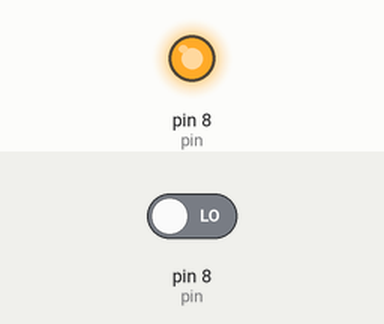
Simulated run of this sketch. Board: Arduino Uno, built with avr-gcc and run on an emulated ATmega328P. On the bench: output pins drawn as LEDs (lit = HIGH). The test bench sets the inputs (shaded band); at power-on: pin 8 (pin) LOW. What the sketch prints to the serial monitor is not drawn.

Above: at 0.1 s.
At 1.4 s:
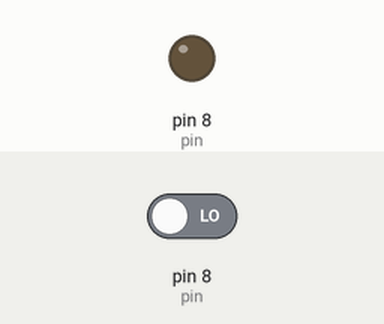
1.5 s: pin 8 (pin) driven HIGH
3.7 s: pin 8 (pin) driven LOW
Timing chart, 0 to 6.7 s (numbered marks = the images above; inputs shaded):
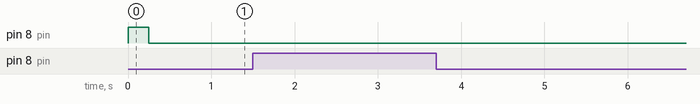

The sketch:

Reciver.ino
```cpp
const int pin = 8;
const int frequency = 250;
void setup() {
  // put your setup code here, to run once:
  pinMode(pin, OUTPUT);
  Serial.begin(9600);
  Sync();


}

void loop() {
  if(digitalRead(pin)){
  Output();
  }
}

void Sync(){
  digitalWrite(pin, HIGH);
  delay(frequency);
  digitalWrite(pin, LOW);
  pinMode(pin, INPUT);
}


//Format of Input?
String Output(){

  for(int i = 1; i <= 8 ; i++){
  delay(frequency);


  Serial.print(digitalRead(pin)); //For printing out
  //return Reformat(digitalRead(pin));
  }
  Serial.println();
}
String Reformat(String data){
  return data;
}
```

Measured:
- after the input at 1.5 s, every drawn part: stays the same
- after the input at 3.7 s, every drawn part: stays the same
